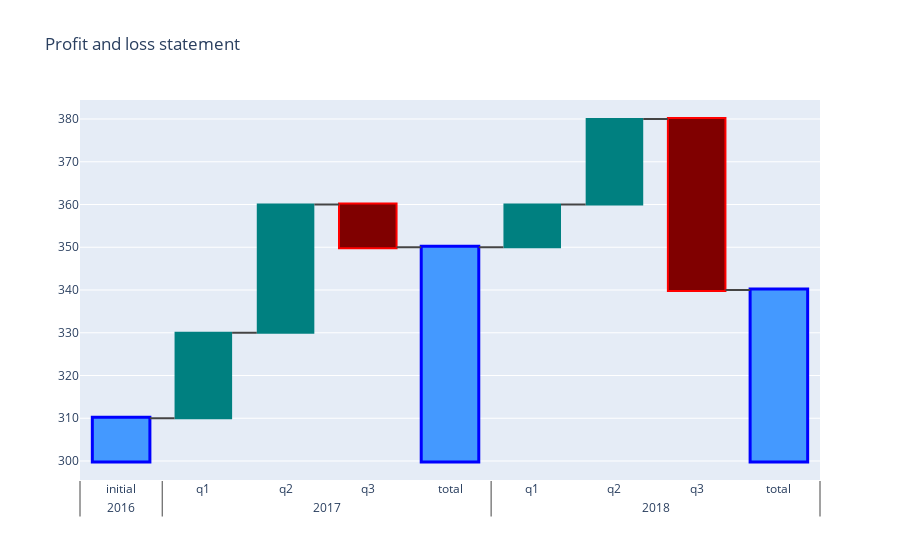

Write notebook code for a chart like this one.
### Markdown cell above
<h3 id="Setting-Marker-Size-and-Color">Setting Marker Size and Color<a class="anchor-link" href="#Setting-Marker-Size-and-Color">¶</a></h3><p>This example uses <a href="https://plot.ly/python/reference/#waterfall-increasing">decreasing, increasing, and total</a> attributes to customize the bars.</p>

### Code cell
import plotly.graph_objects as go

fig = go.Figure(go.Waterfall(
    x = [["2016", "2017", "2017", "2017", "2017", "2018", "2018", "2018", "2018"],
       ["initial", "q1", "q2", "q3", "total", "q1", "q2", "q3", "total"]],
    measure = ["absolute", "relative", "relative", "relative", "total", "relative", "relative", "relative", "total"],
    y = [10, 20, 30, -10, None, 10, 20, -40, None], base = 300,
    decreasing = {"marker":{"color":"Maroon", "line":{"color":"red", "width":2}}},
    increasing = {"marker":{"color":"Teal"}},
    totals = {"marker":{"color":"deep sky blue", "line":{"color":'blue', "width":3}}}
))

fig.update_layout(title = "Profit and loss statement", waterfallgap = 0.3)

fig.show()

### Figure 1 — Plotly figure (JSON) as saved in the notebook; plotly's stock layout.template omitted (floating-point values rounded to 4 significant figures)
{"data": [{"base": 300, "decreasing": {"marker": {"color": "Maroon", "line": {"color": "red", "width": 2}}}, "increasing": {"marker": {"color": "Teal"}}, "measure": ["absolute", "relative", "relative", "relative", "total", "relative", "relative", "relative", "total"], "totals": {"marker": {"color": "deep sky blue", "line": {"color": "blue", "width": 3}}}, "type": "waterfall", "x": [["2016", "2017", "2017", "2017", "2017", "2018", "2018", "2018", "2018"], ["initial", "q1", "q2", "q3", "total", "q1", "q2", "q3", "total"]], "y": [10, 20, 30, -10, null, 10, 20, -40, null]}], "layout": {"title": {"text": "Profit and loss statement"}, "waterfallgap": 0.3}}
